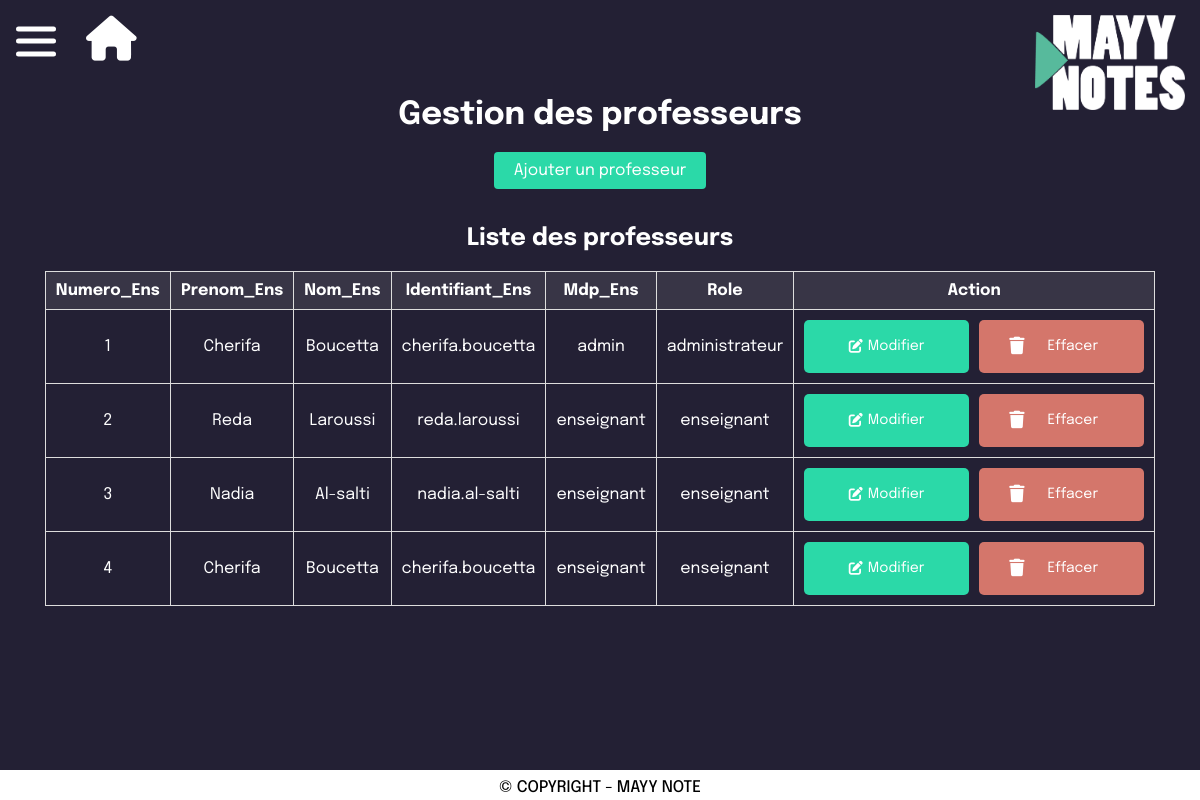
Screenshot of /html/admin_gestionenseignant.php (signed in) with the database file from the repository.
### tables this page shows
CREATE TABLE `enseignants` (
  `Numero_Ens` int(11) NOT NULL,
  `Prenom_Ens` varchar(20) DEFAULT NULL,
  `Nom_Ens` varchar(20) DEFAULT NULL,
  `Identifiant_Ens` varchar(30) DEFAULT NULL,
  `Mdp_Ens` varchar(30) DEFAULT NULL,
  `role` varchar(30) DEFAULT NULL
);

### html/admin_gestionenseignant.php (the view, shortened to what this page needs)
<!DOCTYPE html>
<html lang="fr">
<head>
    <link rel="stylesheet" href="../css/style_admin_gestion.css">
    <link rel="stylesheet" href="https://cdnjs.cloudflare.com/ajax/libs/font-awesome/6.5.1/css/all.min.css"/>
</head>
<body>
<header>
    <?php include '../include/logo.php'?>
</header>
<?php include '../include/menu_admin.php'?>
<br>
<h1>Gestion des professeurs</h1>
<button id="ajouter-button" onclick="AjouterEns()">Ajouter un professeur</button>
<br>
<h2>Liste des professeurs</h2>
<?php
include '../include/connexionBD.php';
$resultat = $connexion->query("SELECT * FROM enseignants");
if ($resultat->rowCount() > 0) {
    echo "<table border='1'>
                <tr>
                    <th>Numero_Ens</th>
                    <th>Prenom_Ens</th>
                    <th>Nom_Ens</th>
                    <th>Identifiant_Ens</th>
                    <th>Mdp_Ens</th>
                    <th>Role</th>
                    <th>Action</th>
                </tr>";
    foreach ($resultat as $row) {
        echo "<tr>
                    <td>" . $row["Numero_Ens"] . "</td>
                    <td>" . $row["Prenom_Ens"] . "</td>
                    <td>" . $row["Nom_Ens"] . "</td>
                    <td>" . $row["Identifiant_Ens"] . "</td>
                    <td>" . $row["Mdp_Ens"] . "</td>
                    <td>" . $row["role"] . "</td>
                    <td>
                        <div class='button-container'>
                            <a href='../script/modifier_enseignant.php?id=" . $row["Numero_Ens"] . "' class='edit-button'><i class='fas fa-edit'></i> Modifier</a> <br>
                            <a href='../script/supprimer_enseignant.php?id=" . $row["Numero_Ens"] . "' class='delete-button' onclick=\"return confirm('Êtes-vous sûr de vouloir supprimer cet enseignant?');\"><i class='fas fa-trash fa-border fa-lg'></i>Effacer</a>
                        </div>
                    </td>
                </tr>";
    }
    echo "</table>";
} else {
    echo "<script>alert('Aucun professeur trouvé');</script>";
}
?>
<?php include '../include/footer.php'?>
</body>
</html>

### css/style_admin_gestion.css (style rules this page uses)
body { font-family: "Epilogue", sans-serif; color: #ffffff; background-color: #F2F3F8; margin: 0; padding: 0; }
h1, h2 { text-align: center; }
.edit-button { background-color: #2BD9A8; color: white; padding: 8px 12px; text-decoration: none; border-radius: 5px; border: none; font-size: 14px; width: 165px; cursor: pointer; transition: background-color 0.3s ease, color 0.3s ease; display: flex; align-items: center; justify-content: center; gap: 5px; margin-right: 10px; }
.delete-button { background-color: #d4766b; color: white; padding: 8px 12px; text-decoration: none; border-radius: 5px; border: none; font-size: 14px; width: 165px; cursor: pointer; transition: background-color 0.3s ease, color 0.3s ease; display: flex; align-items: center; gap: 5px; }
#ajouter-button { font-family: "Epilogue", sans-serif; display: block; margin: 20px auto; padding: 10px 20px; background-color: #2BD9A8; color: white; border: none; border-radius: 4px; cursor: pointer; font-size: 16px; transition-duration: 0.4s; }
table { margin: 20px auto; border-collapse: collapse; }
th, td { padding: 10px; border: 1px solid #dddddd; text-align: center; }
th { background-color: #383546; color: #ffffff; }
.button-container { display: flex; }

### css/style_menu_admin.css (style rules this page uses)
:root { --fa-border-style: transparent; --fa-border-padding: 18px; }
* { margin: 0; padding: 0; box-sizing: border-box; list-style: none; text-decoration: none; }
body,html { scroll-behavior: smooth; background-color: #232034; font-family: "Epilogue", sans-serif; }
a { color: rgb(0, 0, 0); }

### css/style_footer.css (style rules this page uses)
html, body { overflow: auto; scroll-behavior: smooth; margin: 0; }

### rows the page displays
enseignants: Numero_Ens "1", Prenom_Ens "Cherifa", Nom_Ens "Boucetta", Identifiant_Ens "cherifa.boucetta", Mdp_Ens "admin", role "administrateur"
enseignants: Numero_Ens "2", Prenom_Ens "Reda", Nom_Ens "Laroussi", Identifiant_Ens "reda.laroussi", Mdp_Ens "enseignant", role "enseignant"
enseignants: Numero_Ens "3", Prenom_Ens "Nadia", Nom_Ens "Al-salti", Identifiant_Ens "nadia.al-salti", Mdp_Ens "enseignant", role "enseignant"
enseignants: Numero_Ens "4", Prenom_Ens "Cherifa", Nom_Ens "Boucetta", Identifiant_Ens "cherifa.boucetta", Mdp_Ens "enseignant", role "enseignant"
